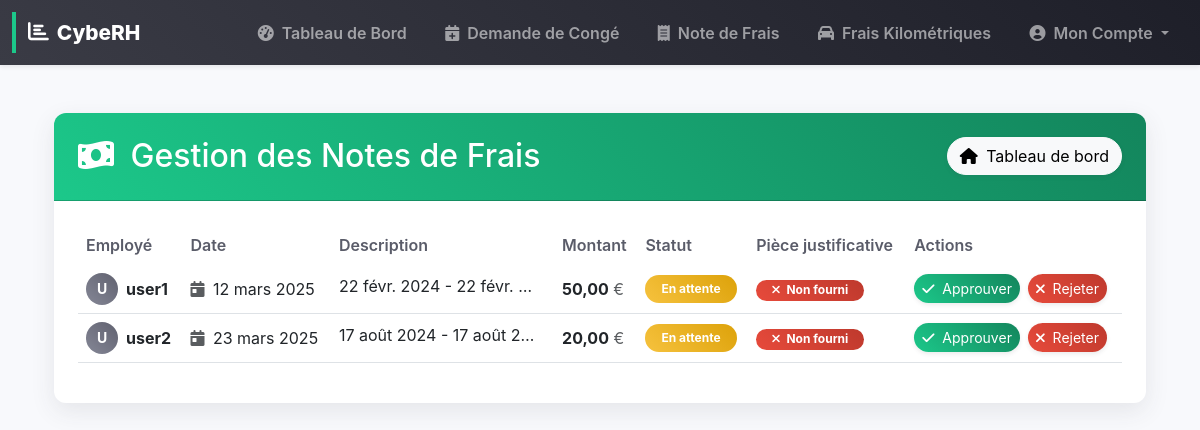
Before: /manage-expenses/ (signed in) with the older database file.
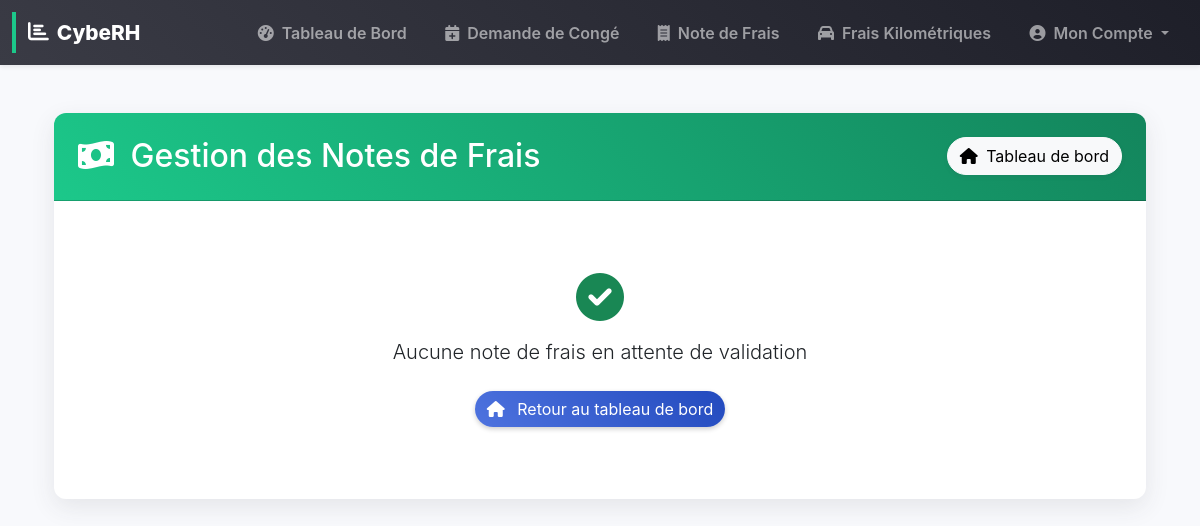
After: the same page with the newer database file.
### rh_management/models.py (models this page shows, shortened)
class ExpenseReport(models.Model):
    STATUS_CHOICES = [
        ('pending', 'En attente'),
        ('approved', 'Approuvée'),
        ('rejected', 'Rejetée')
    ]
    user = models.ForeignKey(User, on_delete=models.CASCADE)
    date = models.DateField()
    description = models.CharField(max_length=255)
    amount = models.DecimalField(max_digits=10, decimal_places=2)  # Montant HT
    vat = models.DecimalField(max_digits=5, decimal_places=2, default=0.0)  # ✅ Applique une TVA par défaut de 20%
    project = models.CharField(max_length=255, blank=True, null=True)
    location = models.CharField(max_length=255, blank=True, null=True)
    refacturable = models.BooleanField(default=False)
    receipt = models.FileField(upload_to="receipts/", blank=True, null=True)  # Champ pour les pièces justificatives
    status = models.CharField(max_length=10, choices=STATUS_CHOICES, default='pending')
    notification_emails = models.TextField(blank=True, null=True)  # Champ pour les adresses e-mail de notification

### rh_management/views.py (the view)
# urls.py: path("manage-expenses/", manage_expenses_view, name="manage_expenses"),  # Manage expenses
@login_required
@user_passes_test(is_hr)
def manage_expenses_view(request):
    pending_expenses = ExpenseReport.objects.filter(status='pending')
    return render(request, 'rh_management/manage_expenses.html', {'pending_expenses': pending_expenses})

### rh_management/views.py (called while the page is built)
def is_hr(user):
    return user.is_staff  # Seuls les RH peuvent approuver les congés

### templates/rh_management/manage_expenses.html (shortened to what the changed rows need)
{% extends "base.html" %}
{% block content %}
<div class="container mt-5">
    <div class="card border-0 shadow-lg rounded-4 overflow-hidden mb-5 animate-fade-in">
        <div class="card-header bg-gradient-success text-white p-4">
            <div class="d-flex justify-content-between align-items-center">
                <h2 class="mb-0"><i class="fas fa-money-bill-wave me-2"></i> Gestion des Notes de Frais</h2>
            </div>
        </div>
        <div class="card-body p-4">
            {% if pending_expenses %}
            <div class="table-responsive">
                <table class="table table-hover align-middle">
                    <thead>
                        <tr>
                            <th class="border-0">Employé</th>
                            <th class="border-0">Date</th>
                            <th class="border-0">Description</th>
                            <th class="border-0">Montant</th>
                            <th class="border-0">Statut</th>
                            <th class="border-0">Pièce justificative</th>
                            <th class="border-0">Actions</th>
                        </tr>
                    </thead>
                    <tbody>
                        {% for expense in pending_expenses %}
                        <tr>
                            <td>
                                <div class="d-flex align-items-center">
                                    <div class="avatar-circle bg-gradient-secondary text-white me-2">
                                        {{ expense.user.username|first|upper }}
                                    </div>
                                    <span class="fw-bold">{{ expense.user.username }}</span>
                                </div>
                            </td>
                            <td><i class="fas fa-calendar-day text-muted me-1"></i> {{ expense.date }}</td>
                            <td>
                                <span class="text-truncate d-inline-block" style="max-width: 200px;" title="{{ expense.description }}">
                                    {{ expense.description }}
                                </span>
                            </td>
                            <td><strong>{{ expense.amount }}</strong> <span class="text-muted">€</span></td>
                            <td>
                                <span class="badge bg-gradient-{% if expense.status == 'approved' %}success{% elif expense.status == 'rejected' %}danger{% else %}warning{% endif %} rounded-pill px-3 py-2">
                                    {% if expense.status == 'approved' %}Approuvé{% elif expense.status == 'rejected' %}Refusé{% else %}En attente{% endif %}
                                </span>
                            </td>
                            <td>
                                {% if expense.receipt %}
                                    <a href="{{ expense.receipt.url }}" target="_blank" class="btn btn-gradient-info btn-sm rounded-pill shadow-sm">
                                        <i class="fas fa-file-download me-1"></i> Voir
                                    </a>
                                {% else %}
                                    <span class="badge bg-gradient-danger rounded-pill px-3">
                                        <i class="fas fa-times me-1"></i> Non fourni
                                    </span>
                                {% endif %}
                            </td>
                            <td>
                                <div class="d-flex gap-2 flex-wrap">
                                    {% if expense.status == "pending" %}
                                        <a href="{% url 'approve_expense' expense.id %}" class="btn btn-gradient-success btn-sm rounded-pill shadow-sm">
                                            <i class="fas fa-check me-1"></i> Approuver
                                        </a>
                                        <a href="{% url 'reject_expense' expense.id %}" class="btn btn-gradient-danger btn-sm rounded-pill shadow-sm">
                                            <i class="fas fa-times me-1"></i> Rejeter
                                        </a>
                                    {% endif %}
                                </div>
                            </td>
                        </tr>
                        {% endfor %}
                    </tbody>
                </table>
            </div>
            {% else %}
                <div class="text-center py-5">
                    <div class="d-flex flex-column align-items-center">
                        <i class="fas fa-check-circle fa-3x mb-3 text-success"></i>
                        <p class="lead">Aucune note de frais en attente de validation</p>
                        <a href="{% url 'dashboard' %}" class="btn btn-gradient-primary mt-2 rounded-pill">
                            <i class="fas fa-home me-2"></i> Retour au tableau de bord
                        </a>
                    </div>
                </div>
            {% endif %}
        </div>
    </div>
</div>
{% endblock %}

Changed rows visible on the page:
removed ExpenseReport: user.username|first "U", user.username "user1", date "12 mars 2025", description "22 févr. 2024 - 22 févr.…", amount "50,00", status "En attente", receipt "Non fourni"
removed ExpenseReport: user.username|first "U", user.username "user2", date "23 mars 2025", description "17 août 2024 - 17 août 2…", amount "20,00", status "En attente", receipt "Non fourni"
Other visible differences:
text no longer shown: "Employé Date Description Montant Statut Pièce justificative Actions"
text now shown: "Aucune note de frais en attente de validation Retour au tableau de bord"
